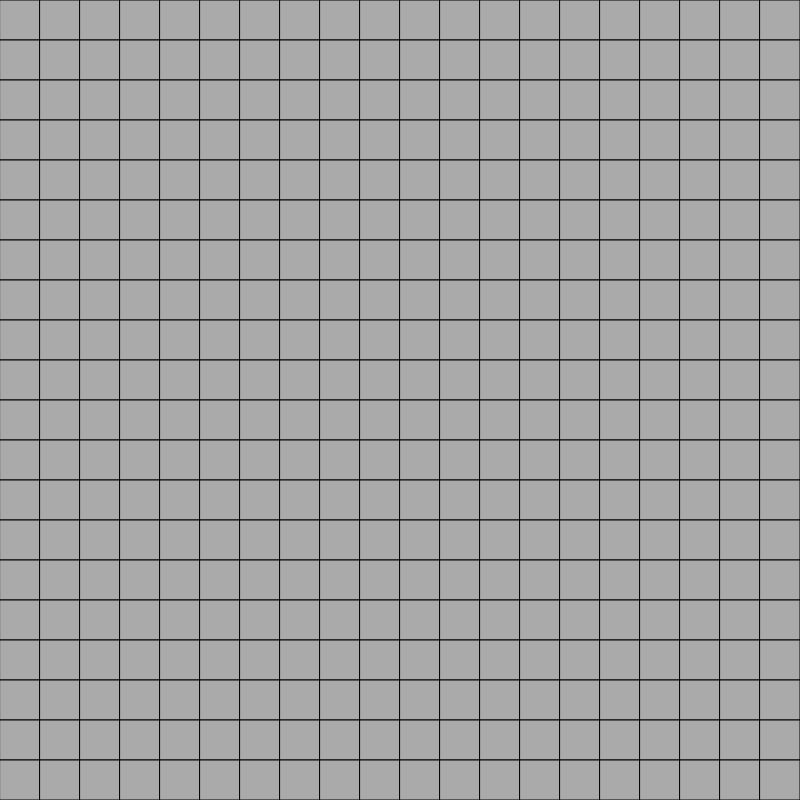
Frame 1 (no input)
Frame 60 (no input): identical to frame 1, image omitted
Frame 120 (the mouse pressed at the canvas centre since frame 60): identical to frame 1, image omitted

The p5.js sketch that drew this single still picture (run headless with seeded random() and noise() and a simulated clock; from frame 60 on, the mouse is pressed at the canvas centre):

// p5.js sketch
// ── sketch.js

document.addEventListener('contextmenu', event => event.preventDefault());


my_width = 800
my_height = 800
nr_blocks = 20
my_block = null
mines = 60
blocks = []
let minesNo
function setup() {
  // put setup code here

  createCanvas(my_width, my_height);
  background(0);

  for(i = 0; i < nr_blocks; i++) {
  	blocks[i] = []
  }

  for(i = 0; i < nr_blocks; i++) {
  	for (j = 0; j < nr_blocks; j++) {
  		blocks[i][j] = new Block(i, j, my_width/nr_blocks)
  	}
  }

  mines_cop = mines


  while(mines_cop > 0) {

  	let rx = floor(random(nr_blocks));
  	let ry = floor(random(nr_blocks));
  	if(blocks[rx][ry].isBomb() == false) {
  		blocks[rx][ry].bomb = true
  		mines_cop--;
  	}
  }

  for(i = 0; i < nr_blocks; i++) {
  	for(j = 0; j < nr_blocks; j++) {


  		if(blocks[i][j].isBomb() == true) {
  			continue;
  		}

  		no_near_bombs = 0

  		for(k = -1; k < 2; k++) {
  			for (l = -1; l < 2; l++) {
  				if(i + k >= 0 && i + k < nr_blocks && j + l >=0 && j + l < nr_blocks) {
  					if(k == 0 && l == 0)
  						continue

  					if(blocks[i + k][j + l].bomb == true) {
  						no_near_bombs++
  					}
  				}
  			}
  		}
  		blocks[i][j].setNumber(no_near_bombs)

  	}
  }

  minesNo = createElement('h1', 'Mines remaining:' + mines)
  minesNo.position(800, 10)
}

function draw() {
  // put drawing code here

  // my_block.draw()

  for(i = 0; i < nr_blocks; i++) {
  	for (j = 0; j < nr_blocks; j++) {
  		blocks[i][j].draw()
  	}
  }

  minesNo.html('Mines remaining:' + mines)
  minesNo.position(800, 10)

}

function mouseClicked() {
	// console.log(blocks)
	i = 0
	j = 0
	while(i * my_width/nr_blocks < mouseX) {
		i++
	}

	while(j * my_width/nr_blocks < mouseY) {
		j++
	}

	if(blocks[i - 1][j - 1].flag == true)
		return

	blocks[i - 1][j - 1].isClicked()


	if(blocks[i - 1][j - 1].bomb) {
		// sleep(2000)
		setup()
	}
	// setup()

}

function mousePressed(event) {
	if(event.buttons == 2) {
		i = 0
		j = 0
		while(i * my_width/nr_blocks < mouseX) {
			i++
		}

		while(j * my_width/nr_blocks < mouseY) {
			j++
		}
		if(blocks[i - 1][j - 1].clicked == false)
			blocks[i - 1][j - 1].putFlag()
	}


  	// console.log(event.buttons);
}
// ── block.js
class Block {

  constructor(x, y, size) {
    this.x = x
    this.y = y
    this.size = size
    this.clicked = false
    this.bomb = false
    this.number = -1
    this.flag = false
  }

  draw() {
  	// noFill();

  	if(this.clicked)
		fill(200)
	else
		fill(170)

	if(this.flag == true) {
		fill(255, 0, 0)
	}
    rect(this.x * this.size, this.y * this.size, this.size, this.size);

    if(this.clicked && this.number != 0) {
    	textSize(25);
	    fill(0)
		text(this.number.toString(), this.x * this.size + this.size/3.0, this.y * this.size + this.size/1.4)
	}
  }

  isClicked() {
  	this.clicked = true

  	var arr = []
  	arr.push(this)
  	// console.log(countFlags())
  	if(this.number == 0 || this.number == this.countFlags()) {

  		while(arr.length > 0) {

  			var b = arr.pop()
  			var x = b.x
  			var y = b.y
		  	for(k = -1; k < 2; k++) {
				for (l = -1; l < 2; l++) {
					if(x + k >= 0 && x + k < 20 && y + l >=0 && y + l < 20) {
						if(k == 0 && l == 0)
							continue
						if(blocks[x + k][y + l].clicked == true || blocks[x + k][y + l].number == -1) {
							continue
						}
						blocks[x + k][y + l].clicked = true
						if(blocks[x + k][y + l].number == 0) {
							arr.push(blocks[x + k][y + l])
						}

					}
				}
			}
		}
	}
  }

  countFlags() {
  	var sum = 0;
  	for(k = -1; k < 2; k++) {
		for (l = -1; l < 2; l++) {
			if(this.x + k >= 0 && this.x + k < 20 && this.y + l >=0 && this.y + l < 20) {
				if(k == 0 && l == 0)
					continue
				if(blocks[this.x + k][this.y + l].flag) {
					sum++
				}

			}
		}
	}

	return sum
  }

  isBomb() {
      return this.bomb
  }

  setBomb() {
  	this.bomb = true
  }

  setNumber(nr) {
  	this.number = nr
  }

  putFlag() {
  	if(this.flag == false){
  		mines--
  		this.flag = true
  	}
  	else {
  		mines++
  		this.flag = false
  	}
  }

}
